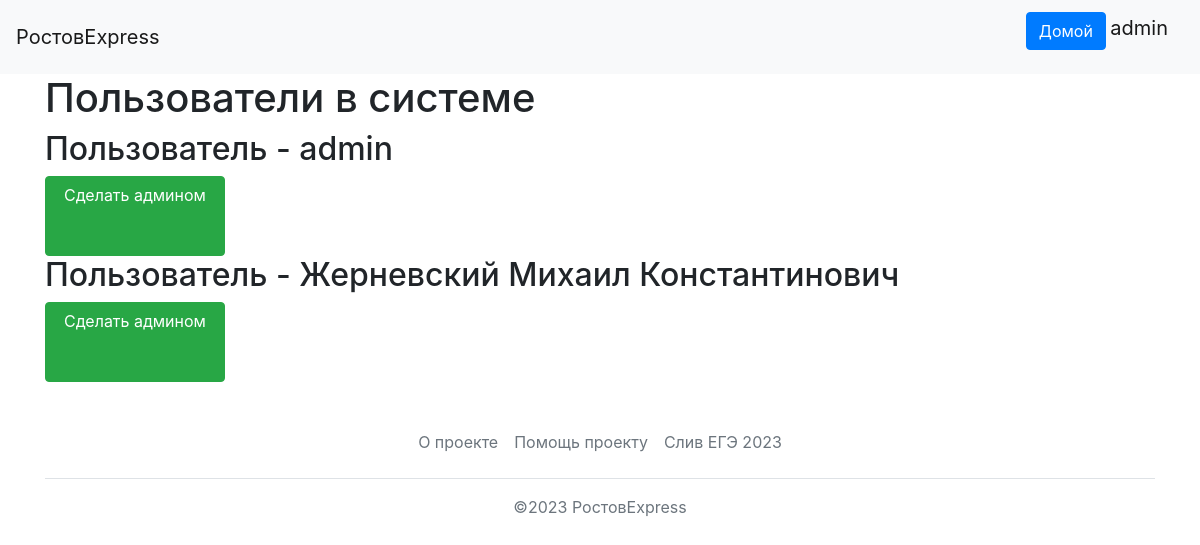
Page /admins (signed in) on the earlier database version.
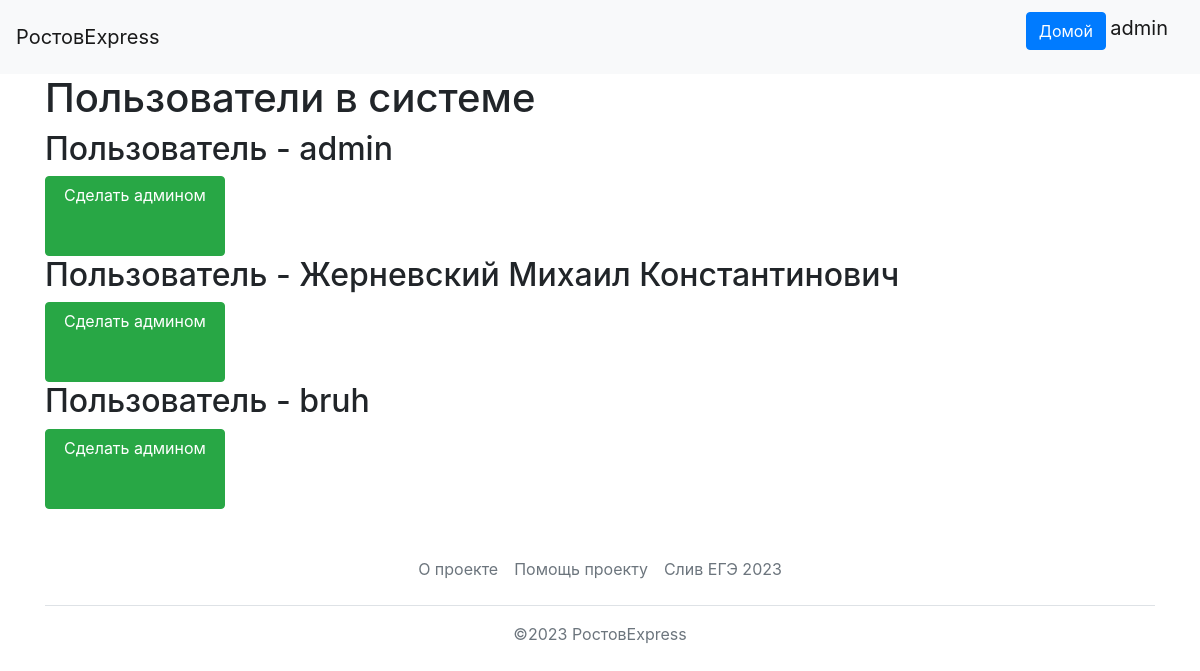
Same page on the later database version.
### data/users.py (models this page shows, shortened)
class User(SqlAlchemyBase, UserMixin):
    __tablename__ = 'users'
    id = sqlalchemy.Column(sqlalchemy.Integer,
                           primary_key=True, autoincrement=True)
    name = sqlalchemy.Column(sqlalchemy.String, nullable=True)
    about = sqlalchemy.Column(sqlalchemy.String, nullable=True)
    email = sqlalchemy.Column(sqlalchemy.String,
                              index=True, unique=True, nullable=True)
    phone_number = sqlalchemy.Column(sqlalchemy.String,
                                     index=True, unique=True, nullable=True)
    hashed_password = sqlalchemy.Column(sqlalchemy.String, nullable=True)
    created_date = sqlalchemy.Column(sqlalchemy.DateTime, default=datetime.datetime.now)
    user_type = sqlalchemy.Column(sqlalchemy.Integer, nullable=True)
    c_id = sqlalchemy.Column(sqlalchemy.Integer, sqlalchemy.ForeignKey('couriers.id'), nullable=True)
    show_completed = sqlalchemy.Column(sqlalchemy.Boolean, default=0)
    sqlalchemy.orm.relation('Courier')

### main.py (the view)
@app.route('/admins', methods=['GET', "POST"])
@login_required
def make_admins():
    if current_user.user_type < 3:
        return redirect('/')
    db_sess = db_session.create_session()
    users = db_sess.query(User).all()
    return render_template('existing_users.html', title='Существующие пользователи',
                           items=users)

### data/db_session.py (called while the page is built)
def create_session() -> Session:
    global __factory
    return __factory()

### main.py (called while the page is built)
@login_manager.user_loader
def load_user(user_id):
    db_sess = db_session.create_session()
    return db_sess.query(User).get(user_id)

### templates/existing_users.html
{% extends "base.html" %}
{% block content %}
<h1>Пользователи в системе</h1>
{% for item in items %}
<div>
    <h2>Пользователь - {{item.name}}</h2>
    <a class="btn btn-success" style="width: 180px; height:80px" href="/admins/{{item.id}}">Сделать админом</a>
</div>
{% endfor %}
{% endblock %}

### templates/base.html (shortened to what this page needs)
<!doctype html>
<html lang="en">
<head>
    <link rel="stylesheet"
          href="https://stackpath.bootstrapcdn.com/bootstrap/4.4.1/css/bootstrap.min.css"
>
</head>
<body>
<header>
    <nav class="navbar navbar-light bg-light">
        <a class="navbar-brand" href="#">РостовExpress</a>
        {% if current_user.is_authenticated %}
            <p>
                <a class="btn btn-primary " href="/">Домой</a>
                <a class="navbar-brand" href="/logout">{{ current_user.name }}</a>
            </p>
        {% else %}
            <p>
                <a class="btn btn-primary " href="/register">Зарегистрироваться</a>
                <a class="btn btn-success" href="/login">Войти</a>
            </p>
        {% endif %}
    </nav>
</header>
<main role="main" class="container">
    {% block content %}{% endblock %}
</main>
<div class="container">
    <footer class="py-3 my-4">
        <ul class="nav justify-content-center border-bottom pb-3 mb-3">
            <li class="nav-item"><a
                    href="https://docs.google.com/document/d/181rVJnixCkqp7kEEYyXy6jRmIWrEmT0YMYidJ4JE5xg/edit?usp=sharing"
                    class="nav-link px-2 text-muted">О проекте</a></li>
            <li class="nav-item"><a href="/donations" class="nav-link px-2 text-muted">Помощь проекту</a></li>
            <li class="nav-item"><a href="https://www.youtube.com/watch?v=dQw4w9WgXcQ" class="nav-link px-2 text-muted">Слив
                ЕГЭ 2023</a></li>
        </ul>
        <p class="text-center text-muted">©2023 РостовExpress</p>
    </footer>
</div>
</body>
</html>

Differences in the rows shown:
added User: name "bruh"
